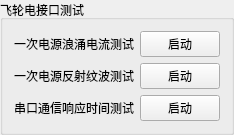
         <widget class="QGroupBox" name="groupBox_31">
          <property name="title">
           <string>飞轮电接口测试</string>
          </property>
          <layout class="QGridLayout" name="gridLayout_39">
           <item row="0" column="1">
            <widget class="QPushButton" name="pushButton_ele_test_ly_mode_power_3">
             <property name="text">
              <string>启动</string>
             </property>
            </widget>
           </item>
           <item row="3" column="0">
            <widget class="QLabel" name="label_252">
             <property name="text">
              <string>一次电源反射纹波测试</string>
             </property>
            </widget>
           </item>
           <item row="3" column="1">
            <widget class="QPushButton" name="pushButton_ele_test_fswb_mode_power_3">
             <property name="text">
              <string>启动</string>
             </property>
            </widget>
           </item>
           <item row="4" column="0">
            <widget class="QLabel" name="label_253">
             <property name="text">
              <string>串口通信响应时间测试</string>
             </property>
            </widget>
           </item>
           <item row="4" column="1">
            <widget class="QPushButton" name="pushButton_ele_test_com_time_mode_power_3">
             <property name="text">
              <string>启动</string>
             </property>
            </widget>
           </item>
           <item row="0" column="0">
            <widget class="QLabel" name="label_254">
             <property name="text">
              <string>一次电源浪涌电流测试</string>
             </property>
            </widget>
           </item>
          </layout>
         </widget>
